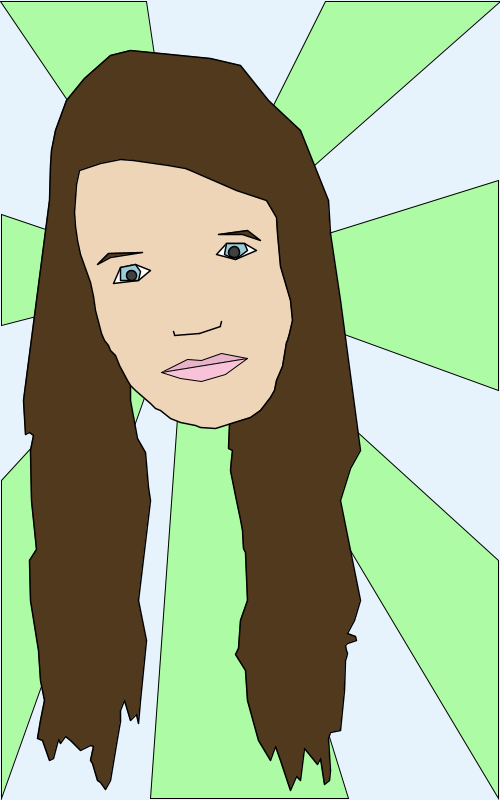
Frame 1 (no input)
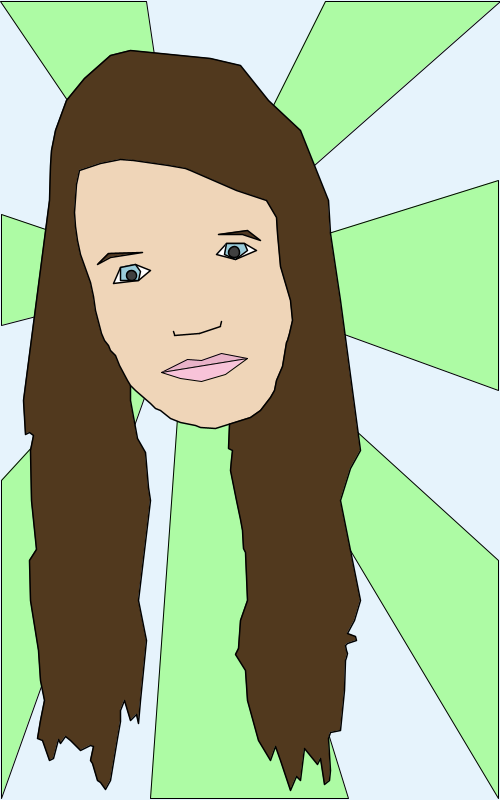
Frame 60 (the mouse pressed at the canvas centre just before this capture)
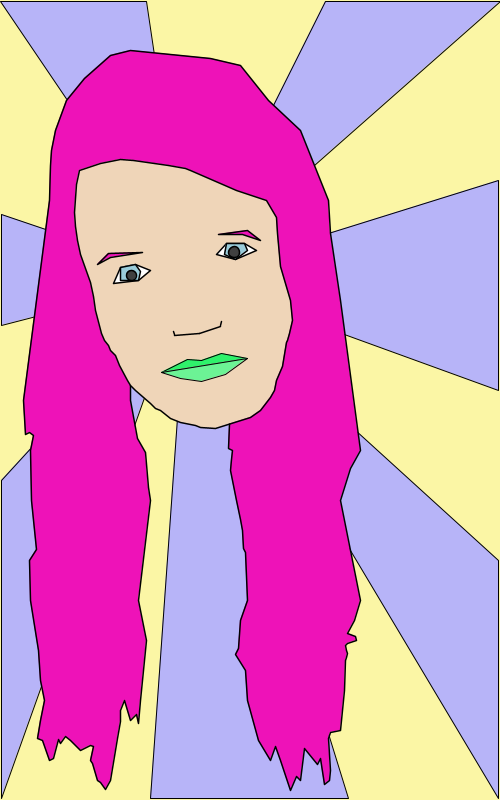
Frame 120 (the mouse held since frame 60 and released just before this capture)

The Processing sketch that drew these frames (run headless with seeded random() and noise(); from frame 60 on, the mouse is pressed at the canvas centre):

// Processing sketch: processing_142756
// ── processing_142756.pde

void setup() {
  
size(500, 800);

smooth();
}

void draw () { 
  
  if (mousePressed == true) {
  
background(251, 246, 165);

fill(183,180,248); // top right
triangle(325,1,500,1,187,277);

fill(183,180,248); // counter clockwise 2 
triangle(0,1,146,1,187,277);

fill(183,180,248); // 3
triangle(1,214,1,325,187,277);

fill(183,180,248); //4
triangle(1,480,1,798,187,277);

fill(183,180,248); // 5
triangle(150,798,348,798,187,277);

fill(183,180,248); // 6
triangle(498,798,498,560,187,277);

fill(183,180,248); // 7
triangle(498,390,498,180,187,277);
    
    
fill(238,18,184); // HAIR
stroke(0);
strokeWeight(1.5); //STROKE
strokeJoin(ROUND);
beginShape();
  vertex(49, 200);
  vertex(50, 165);
  vertex(51, 150);
  vertex(55, 130);
  vertex(66, 100);
  vertex(84, 78);
  vertex(110, 55);
  vertex(130, 50);
  vertex(160, 53);
  vertex(180, 55);
  vertex(210, 58);
  vertex(240, 65);
  vertex(268, 100);
  vertex(300, 130); 
  vertex(328, 200);
  vertex(330, 233);
  vertex(340, 300); //curl
  vertex(360, 450);
  vertex(350, 468);
  vertex(340, 500);
  vertex(360, 600);
  vertex(354, 620);
  vertex(347, 633);
  vertex(355, 636);
  vertex(356, 640);
  vertex(347, 643);
  vertex(345, 645);
  vertex(346, 650);
  vertex(347, 653);
  vertex(346, 657);
  vertex(345, 660);
  vertex(344, 690);
  vertex(340, 730);
  vertex(330, 732);
  vertex(328, 738);
  vertex(330, 770);
  vertex(329, 780);
  vertex(324, 784);
  vertex(320, 758);
  vertex(317, 764);
  vertex(304, 748);
  vertex(300, 780);
  vertex(296, 776);
  vertex(290, 790);
  vertex(280, 760);
  vertex(275, 746);
  vertex(270, 760);
  vertex(258, 740);
  vertex(247, 700);
  vertex(245, 670);
  vertex(235, 654);
  vertex(238, 648);
  vertex(240, 620);
  vertex(247, 600);
  vertex(245, 552);
  vertex(243, 548);
  vertex(242, 530);
  vertex(240, 519);
  vertex(236, 500);
  vertex(230, 470);
  vertex(231, 459);
  vertex(232, 450);
  vertex(228, 448);
  vertex(230, 400);  //other piece
  vertex(130, 370);
  vertex(130, 400);
  vertex(137, 438);
  vertex(145, 452);
  vertex(148, 487);
  vertex(150, 500);
  vertex(138, 600);
  vertex(146, 640);
  vertex(140, 700);
  vertex(138, 723);
  vertex(136, 714);
  vertex(130, 720);
  vertex(124, 700);
  vertex(120, 710);
  vertex(120, 721);
  vertex(117, 738);
  vertex(110, 780);
  vertex(105, 789);
  vertex(100, 782);
  vertex(97, 780);
  vertex(92, 763);
  vertex(90, 760);
  vertex(93, 746);
  vertex(90, 745);
  vertex(80, 750);
  vertex(70, 740);
  vertex(65, 736);
  vertex(60, 743);
  vertex(58, 739);
  vertex(53, 758);
  vertex(49, 760);
  vertex(42, 740);
  vertex(37, 738);
  vertex(40, 720);
  vertex(44, 700);
  vertex(40, 680);
  vertex(38, 650);
  vertex(30, 600);
  vertex(29, 560);
  vertex(36, 549);
  vertex(31, 500);
  vertex(30, 450);
  vertex(33, 435);
  vertex(29, 432);  
  vertex(25, 434);
  vertex(23, 400);
endShape(CLOSE); 

smooth();
fill(239, 213, 184); // face
stroke(0);
beginShape();
  vertex(79, 170);
  vertex(76, 184);
  vertex(75, 198);
  vertex(74, 212);
  vertex(75, 226);
  vertex(77, 240);
  vertex(80, 254);
  vertex(85, 268);
  vertex(90, 282);
  vertex(93, 296);
  vertex(95, 310); // left temple
  vertex(101, 333);
  vertex(104, 340);
  vertex(108, 345);
  vertex(110, 350);
  vertex(115, 355);
  vertex(117, 360);
  vertex(119, 365);
  vertex(127, 380);
  vertex(130, 385);
  vertex(135, 390);
  vertex(150, 403);
  vertex(155, 408);
  vertex(160, 410);
  vertex(165, 414);
  vertex(170, 418);
  vertex(175, 420);
  vertex(180, 422);
  vertex(195, 425);
  vertex(200, 427);
  vertex(215, 428); //left cheek chin
  vertex(250, 417);
  vertex(260, 410);
  vertex(270, 397); // right chin
  vertex(274, 390);
  vertex(276, 380);
  vertex(282, 366);
  vertex(286, 342);
  vertex(287, 340);
  vertex(289, 333);
  vertex(292, 320);
  vertex(291, 310);
  vertex(290, 300);
  vertex(280, 266);
  vertex(277, 233);
  vertex(276, 217);
  vertex(266, 200);
  vertex(236, 190);
  vertex(190, 170);
  vertex(185, 168);
  vertex(168, 165);
  vertex(133, 160);
  vertex(120, 159);
  vertex(100, 163); 
endShape(CLOSE); // END OF FACE

beginShape(); //left eye
fill(255,255,255); 
  vertex(135,264);
  vertex(150,270);
  vertex(138,280); 
  vertex(113,283);
  vertex(120,267);
endShape(CLOSE);

fill(154,204,218); // left
beginShape();
  vertex(135,264);
  vertex(140,271);
  vertex(138,280); 
  vertex(120,280);
  vertex(120,267);
endShape(CLOSE); 

fill(64);
ellipse(131,275,10,10);

beginShape(); //right eye
fill(255,255,255); 
  vertex(216,254);
  vertex(226,243);
  vertex(244,243);
  vertex(256,250); 
  vertex(235,259);
endShape(CLOSE);

beginShape(); //right
fill(154,204,218);
  vertex(224,254);
  vertex(226,243);
  vertex(244,243);
  vertex(247,250); 
  vertex(235,259);
endShape(CLOSE);

fill(64);
ellipse(234,252,11,11);

fill(238,18,184); //left brow
  beginShape();
    vertex(97,264);
    vertex(108,253);
    vertex(142,252);
    vertex(110,257);
  endShape(CLOSE);


fill(238,18,184); //right brow
  beginShape();
    vertex(218,234);
    vertex(247,230);
    vertex(260,240);
    vertex(242,234);
  endShape(CLOSE);
  
  fill(0);
  line(174,335,199,333);
  line(199,333,220,326);
 
  line(173,331,174,334);
  line(221,321,220,325);
  
  fill(47,241,107);
  stroke(0);
  strokeWeight(1);
beginShape(); // lip top
    vertex(161,372);
    vertex(187,359);
    vertex(201,360);
    vertex(221,353);
    vertex(247,358);
    
endShape(CLOSE);
  
fill(108,243,149); 
beginShape(); //lip bottom
   vertex(161,372);
   vertex(180,378);
   vertex(201,381);
   vertex(225,374);
   vertex(247,358);
endShape(CLOSE);
    
    
    
    
} else {

background(230, 243, 252);

fill(173,251,164); // top right
triangle(325,1,500,1,187,277);

fill(173,251,164); // counter clockwise 2 
triangle(0,1,146,1,187,277);

fill(173,251,164); // 3
triangle(1,214,1,325,187,277);

fill(173,251,164); //4
triangle(1,480,1,798,187,277);

fill(173,251,164); // 5
triangle(150,798,348,798,187,277);

fill(173,251,164); // 6
triangle(498,798,498,560,187,277);

fill(173,251,164); // 7
triangle(498,390,498,180,187,277);

fill(81, 57, 30); // HAIR
stroke(0);
strokeWeight(1.5); //STROKE
strokeJoin(ROUND);
beginShape();
  vertex(49, 200);
  vertex(50, 165);
  vertex(51, 150);
  vertex(55, 130);
  vertex(66, 100);
  vertex(84, 78);
  vertex(110, 55);
  vertex(130, 50);
  vertex(160, 53);
  vertex(180, 55);
  vertex(210, 58);
  vertex(240, 65);
  vertex(268, 100);
  vertex(300, 130); 
  vertex(328, 200);
  vertex(330, 233);
  vertex(340, 300); //curl
  vertex(360, 450);
  vertex(350, 468);
  vertex(340, 500);
  vertex(360, 600);
  vertex(354, 620);
  vertex(347, 633);
  vertex(355, 636);
  vertex(356, 640);
  vertex(347, 643);
  vertex(345, 645);
  vertex(346, 650);
  vertex(347, 653);
  vertex(346, 657);
  vertex(345, 660);
  vertex(344, 690);
  vertex(340, 730);
  vertex(330, 732);
  vertex(328, 738);
  vertex(330, 770);
  vertex(329, 780);
  vertex(324, 784);
  vertex(320, 758);
  vertex(317, 764);
  vertex(304, 748);
  vertex(300, 780);
  vertex(296, 776);
  vertex(290, 790);
  vertex(280, 760);
  vertex(275, 746);
  vertex(270, 760);
  vertex(258, 740);
  vertex(247, 700);
  vertex(245, 670);
  vertex(235, 654);
  vertex(238, 648);
  vertex(240, 620);
  vertex(247, 600);
  vertex(245, 552);
  vertex(243, 548);
  vertex(242, 530);
  vertex(240, 519);
  vertex(236, 500);
  vertex(230, 470);
  vertex(231, 459);
  vertex(232, 450);
  vertex(228, 448);
  vertex(230, 400);  //other piece
  vertex(130, 370);
  vertex(130, 400);
  vertex(137, 438);
  vertex(145, 452);
  vertex(148, 487);
  vertex(150, 500);
  vertex(138, 600);
  vertex(146, 640);
  vertex(140, 700);
  vertex(138, 723);
  vertex(136, 714);
  vertex(130, 720);
  vertex(124, 700);
  vertex(120, 710);
  vertex(120, 721);
  vertex(117, 738);
  vertex(110, 780);
  vertex(105, 789);
  vertex(100, 782);
  vertex(97, 780);
  vertex(92, 763);
  vertex(90, 760);
  vertex(93, 746);
  vertex(90, 745);
  vertex(80, 750);
  vertex(70, 740);
  vertex(65, 736);
  vertex(60, 743);
  vertex(58, 739);
  vertex(53, 758);
  vertex(49, 760);
  vertex(42, 740);
  vertex(37, 738);
  vertex(40, 720);
  vertex(44, 700);
  vertex(40, 680);
  vertex(38, 650);
  vertex(30, 600);
  vertex(29, 560);
  vertex(36, 549);
  vertex(31, 500);
  vertex(30, 450);
  vertex(33, 435);
  vertex(29, 432);  
  vertex(25, 434);
  vertex(23, 400);
endShape(CLOSE); 

smooth();
fill(239, 213, 184); // face
stroke(0);
beginShape();
  vertex(79, 170);
  vertex(76, 184);
  vertex(75, 198);
  vertex(74, 212);
  vertex(75, 226);
  vertex(77, 240);
  vertex(80, 254);
  vertex(85, 268);
  vertex(90, 282);
  vertex(93, 296);
  vertex(95, 310); // left temple
  vertex(101, 333);
  vertex(104, 340);
  vertex(108, 345);
  vertex(110, 350);
  vertex(115, 355);
  vertex(117, 360);
  vertex(119, 365);
  vertex(127, 380);
  vertex(130, 385);
  vertex(135, 390);
  vertex(150, 403);
  vertex(155, 408);
  vertex(160, 410);
  vertex(165, 414);
  vertex(170, 418);
  vertex(175, 420);
  vertex(180, 422);
  vertex(195, 425);
  vertex(200, 427);
  vertex(215, 428); //left cheek chin
  vertex(250, 417);
  vertex(260, 410);
  vertex(270, 397); // right chin
  vertex(274, 390);
  vertex(276, 380);
  vertex(282, 366);
  vertex(286, 342);
  vertex(287, 340);
  vertex(289, 333);
  vertex(292, 320);
  vertex(291, 310);
  vertex(290, 300);
  vertex(280, 266);
  vertex(277, 233);
  vertex(276, 217);
  vertex(266, 200);
  vertex(236, 190);
  vertex(190, 170);
  vertex(185, 168);
  vertex(168, 165);
  vertex(133, 160);
  vertex(120, 159);
  vertex(100, 163); 
endShape(CLOSE); // END OF FACE

beginShape(); //left eye
fill(255,255,255); 
  vertex(135,264);
  vertex(150,270);
  vertex(138,280); 
  vertex(113,283);
  vertex(120,267);
endShape(CLOSE);

fill(154,204,218); // left
beginShape();
  vertex(135,264);
  vertex(140,271);
  vertex(138,280); 
  vertex(120,280);
  vertex(120,267);
endShape(CLOSE); 

fill(64);
ellipse(131,275,10,10);

beginShape(); //right eye
fill(255,255,255); 
  vertex(216,254);
  vertex(226,243);
  vertex(244,243);
  vertex(256,250); 
  vertex(235,259);
endShape(CLOSE);

beginShape(); //right
fill(154,204,218);
  vertex(224,254);
  vertex(226,243);
  vertex(244,243);
  vertex(247,250); 
  vertex(235,259);
endShape(CLOSE);

fill(64);
ellipse(234,252,11,11);

fill(81, 57, 34); //left brow
  beginShape();
    vertex(97,264);
    vertex(108,253);
    vertex(142,252);
    vertex(110,257);
  endShape(CLOSE);


fill(81, 57, 34); //right brow
  beginShape();
    vertex(218,234);
    vertex(247,230);
    vertex(260,240);
    vertex(242,234);
  endShape(CLOSE);
  
  fill(0);
  line(174,335,199,333);
  line(199,333,220,326);
 
  line(173,331,174,334);
  line(221,321,220,325);
  
  fill(233,179,201);
  stroke(0);
  strokeWeight(1);
  
beginShape(); // lip top
    vertex(161,372);
    vertex(187,359);
    vertex(201,360);
    vertex(221,353);
    vertex(247,358);
    
endShape(CLOSE);
  
fill(248,195,217); 
beginShape(); //lip bottom
   vertex(161,372);
   vertex(180,378);
   vertex(201,381);
   vertex(225,374);
   vertex(247,358);
endShape(CLOSE);


}

}
